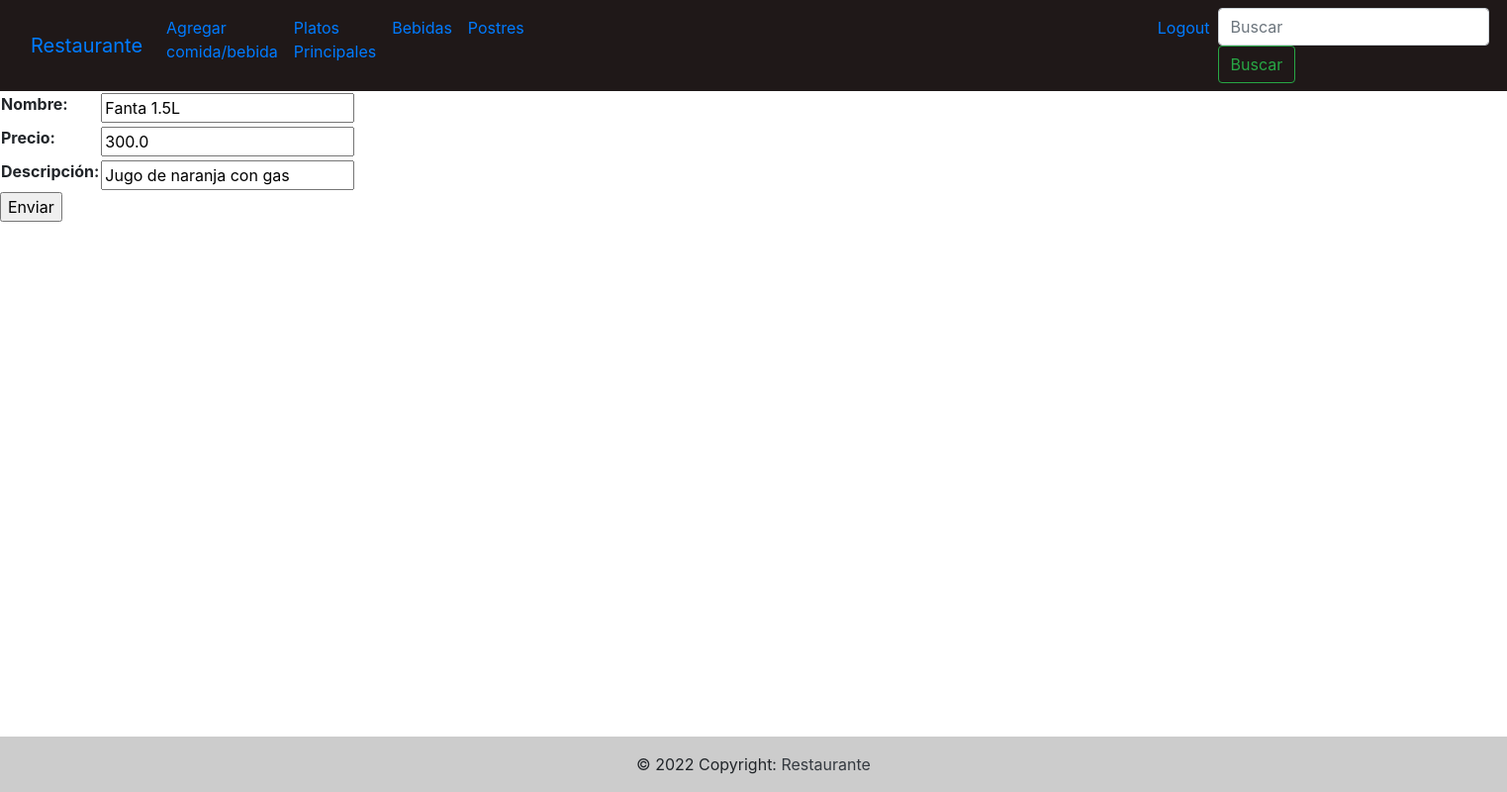
The page /lunch/update_drink/1/ (signed in) on the database as committed earlier.
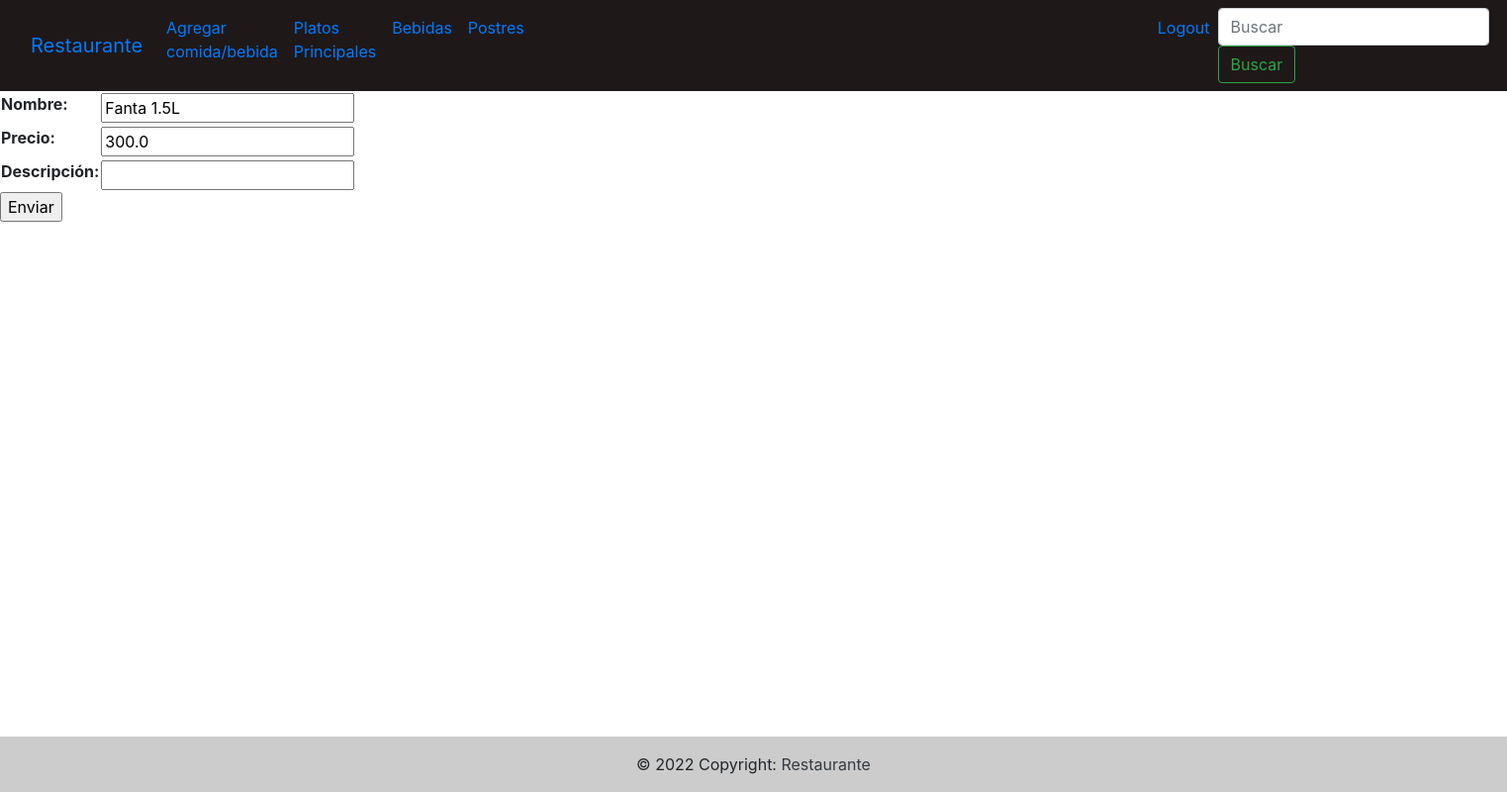
The same page on the database as committed later.
### lunch/models.py (models this page shows, shortened)
class drink(models.Model):
    name = models.CharField(max_length=40)
    price = models.FloatField()
    description = models.CharField(max_length=200, blank=True, null=True)

### lunch/views.py (the view)
# urls.py: path("update_drink/<int:pk>/", update_drink, name="update_drink"),
@login_required
def update_drink(request, pk):
    if request.user.is_superuser:
        if request.method == "POST":
            form = Formulario_drink(request.POST)
            if form.is_valid():
                drinks = drink.objects.get(id=pk)
                drinks.name = form.cleaned_data['name']
                drinks.price = form.cleaned_data['price']
                drinks.description = form.cleaned_data['description']
                drinks.save()
                return redirect(drinks_list)
        elif request.method == "GET":
            drinks = drink.objects.get(id=pk)
            form = Formulario_drink(initial={
                                            "name":drinks.name,
                                            "price":drinks.price,
                                            "description":drinks.description})
            context = {"form":form}
            return render(request, "drinks/update_drink.html", context=context)
    return redirect("login")

### lunch/forms.py
class Formulario_drink(forms.Form):
    name = forms.CharField(max_length=40, label= "Nombre")
    price = forms.FloatField(label="Precio")
    description = forms.CharField(max_length=200, label= "Descripción",required=False)

### templates/drinks/update_drink.html (shortened to what this page needs)
{% extends 'base.html' %}
{% block contenido_que_cambia %}
<form action="" method="POST">
<table>
{{form.as_table}}
</table>
<p><input type="submit"value="Enviar"></p>
</form>
{% endblock %}

Rows that differ between the two databases and show on the page:
changed drink "Fanta 1.5L": description "Jugo de naranja con gas" → (not shown)
